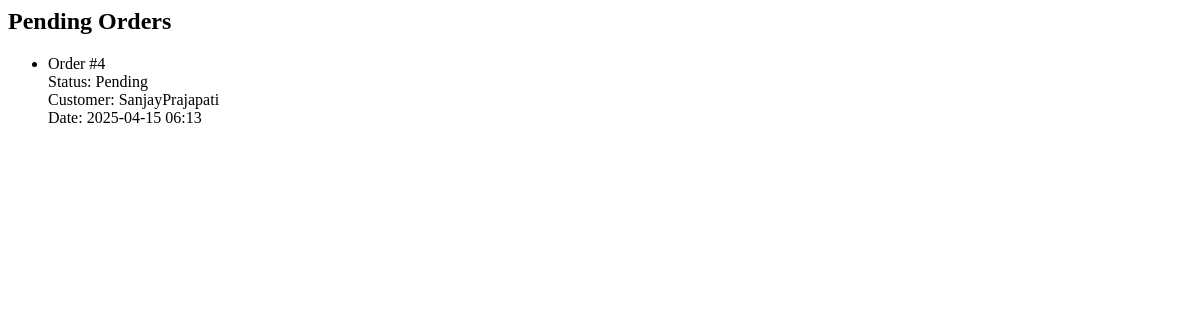
Page /dashboard/orders/pending/ on the earlier database version.
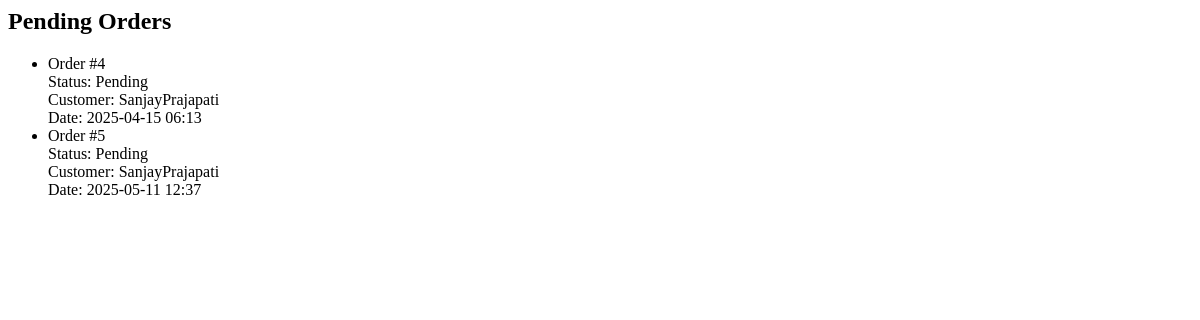
Same page on the later database version.
### store/models.py (models this page shows)
class Order(models.Model):
    user = models.ForeignKey(User, on_delete=models.CASCADE)
    created_at = models.DateTimeField(auto_now_add=True)
    total_price = models.DecimalField(max_digits=10, decimal_places=2)
    is_paid = models.BooleanField(default=False)
    razorpay_order_id = models.CharField(max_length=100, blank=True, null=True)

### dashboard/views.py (the view)
# urls.py: path('orders/pending/', views.pending_order_list, name='pending_orders'),
def pending_order_list(request):
    orders = Order.objects.filter(is_paid=False)
    return render(request, 'dashboard/pending_orders.html', {'orders': orders})

### dashboard/templates/dashboard/pending_orders.html
<h2>Pending Orders</h2>
<ul>
    {% for order in orders %}
        <li>
            Order #{{ order.id }}<br>
            Status: {{ order.is_paid|yesno:"Paid,Pending" }}<br>
            Customer: {{ order.user.username }}<br>
            Date: {{ order.created_at|date:"Y-m-d H:i" }}
        </li>
    {% empty %}
        <li>No pending orders found.</li>
    {% endfor %}
</ul>

Differences in the rows shown:
added Order: id "5", is_paid "Pending", user.username "SanjayPrajapati", created_at "2025-05-11 12:37"
